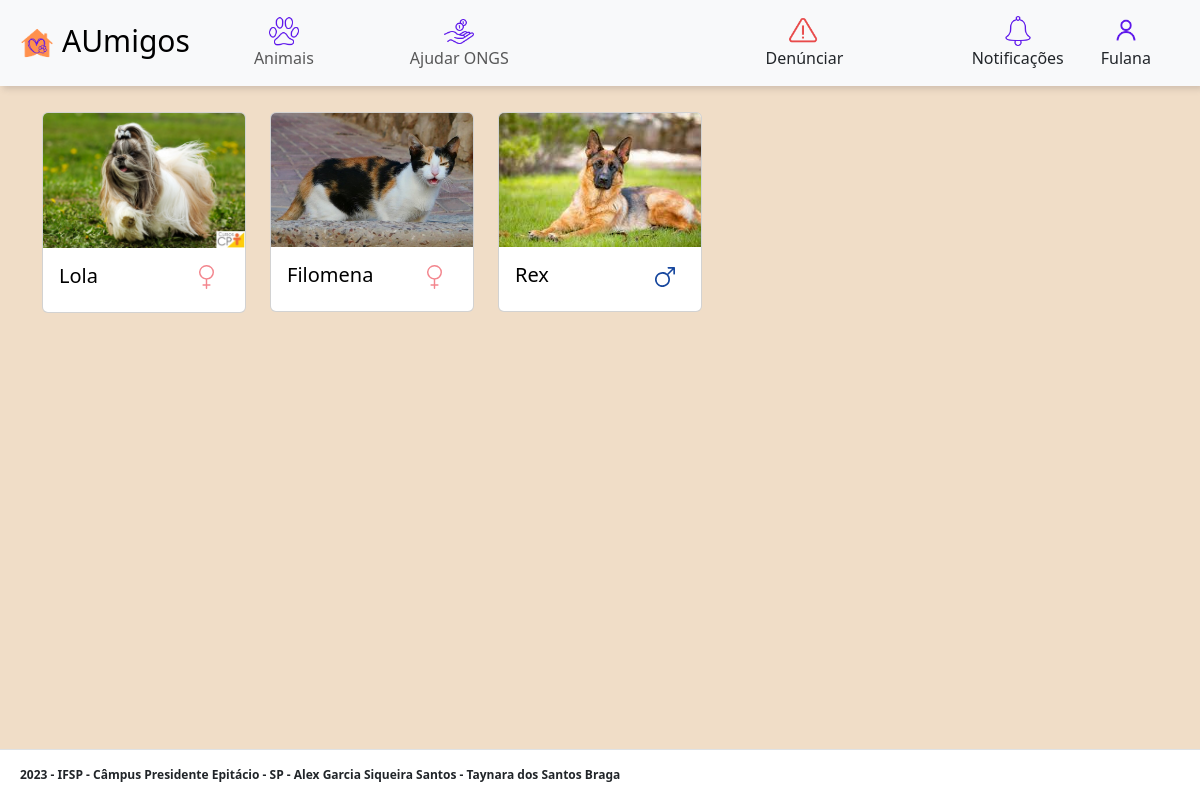
The app's page /u_animais.php (signed in) with its own data.
### tables this page shows
CREATE TABLE Usuario (
	usuario_codigo INT NOT NULL AUTO_INCREMENT,
	usuario_cpf VARCHAR(14) NOT NULL UNIQUE,
    usuario_foto VARCHAR(255),
	nome VARCHAR(45) NOT NULL,
	sobrenome VARCHAR(45) NOT NULL,
	data_nasc DATE NOT NULL,
	email VARCHAR(45) NOT NULL,
	senha VARCHAR(45) NOT NULL,
	cidade VARCHAR(45) NOT NULL,
	estado VARCHAR(45) NOT NULL,
	PRIMARY KEY (usuario_codigo)
);

CREATE TABLE Animal (
	animal_codigo INT NOT NULL AUTO_INCREMENT,
    ong_codigo INT NOT NULL,
    animal_foto VARCHAR(255),
    nome VARCHAR(45) NOT NULL,
	idade INT,
    medida_idade VARCHAR(45),
	raca VARCHAR(45) NOT NULL,
	porte VARCHAR(45) NOT NULL,
	especie VARCHAR(45) NOT NULL,
	descricao VARCHAR(80) NOT NULL,
	sexo VARCHAR(10) NOT NULL,
    animal_disponi INT,
	PRIMARY KEY (animal_codigo),
	FOREIGN KEY (ong_codigo) REFERENCES Ong (ong_codigo)
);

### funcoes/_funcoesConfigBanco.php (called while the page is built, shortened)
<?php
function executarSelect($con, $sql){
    $res = mysqli_query($con, $sql);
    if($res && mysqli_num_rows($res) > 0){
        $dados = mysqli_fetch_all($res, MYSQLI_ASSOC);
    } else {
        $dados = array();
    }
    return $dados;
}

### u_animais.php (the view, shortened to what this page needs)
<?php
include "layout/_cabecalho.php";
include "layout/_u_navbar.php";
$conexao = conectarBanco("aumigos");
$animais = executarSelect($conexao, "SELECT * FROM Animal");
?>
<br><br><br>
<main class="container">
  <div class="row row-cols-1 row-cols-md-5 g-4 mt-3">
    <?php
    for ($i = 0; $i < count($animais); $i++) {
      if($animais[$i]["animal_disponi"] == 1){
      $animal_codigo = $animais[$i]["animal_codigo"];
      $nome = $animais[$i]["nome"];
      $sexo = $animais[$i]["sexo"];
      $animal_foto = 'imagens/icons8-pegada-de-gato-100.png';
      if (isset($animais[$i]["animal_foto"])) {
        $animal_foto = $animais[$i]["animal_foto"];
      }
    ?>
      <div class='col'>
        <div class='card'>
        <a class='link_animal' href='u_dados_animal.php?animal_codigo=<?= $animal_codigo ?>'>
            <img src='upload/<?= $animal_foto ?>' class='card-img-top' alt='...'>
            <div class='card-body'>
              <div class='infos'>
                <h5 class='card-title'><?= $nome ?></h5>
                <div class='sexo'>
                  <?php
                  if ($sexo == "macho") {
                  ?>
                    <img src='imagens/homem.svg'>
                  <?php
                  } elseif ($sexo == "femea") {
                  ?>
                    <img src='imagens/mulher.svg'>
                  <?php
                  }
                  ?>
                </div>
              </div>
            </div>
        </div>
      </div>
    <?php
    }
  }
    ?>
  </div>
</main>
<?php
include "layout/_rodape.php";
?>

### layout/_u_navbar.php (shortened to what this page needs)
<?php
$usuario_codigo = $_SESSION["usuario_codigo"];
$conexao = conectarBanco("aumigos");
$sql = "SELECT * FROM Usuario WHERE usuario_codigo = $usuario_codigo";
$usuarios = executarSelect($conexao, $sql);
$nome = $usuarios[0]["nome"];
?>
<nav class="navbar navbar-expand-lg bg-body-tertiary navbar fixed-top nav-shadow">
  <div class="container-fluid">
    <a class="navbar-brand d-flex justify-content-center" href="u_index.php?usuario_codigo=<?= $usuario_codigo ?>" style="font-size: 30px;">
      <img src="imagens/classica.png" alt="Logo" width="50px" height="50px" class="d-inline-block align-text-top">
      AUmigos
    </a>
    <div class="collapse navbar-collapse" id="navbarSupportedContent">
      <ul class="navbar-nav me-auto mb-2 mb-lg-0">
        <li class="nav-item">
          <a class="nav-link" href="u_animais.php?usuario_codigo=<?= $usuario_codigo ?>">
            <div class="d-flex flex-column align-items-center">
              <img src="imagens/icons8-pegada-de-gato-100.png" style="width: 30px;">
              Animais
            </div>
          </a>
        </li>
        <li class="nav-item">
          <a class="nav-link" href="u_doacoes.php?usuario_codigo=<?= $usuario_codigo ?>">
            <div class="d-flex flex-column align-items-center">
              <img src="imagens/icons8-receber-dinheiro-100.png" style="width: 30px;">
              Ajudar ONGS
            </div>
          </a>
        </li>
      </ul>
      <div class="ms-lg-auto me-lg-4">
        <a class="nav-link" href="u_denunciar.php?usuario_codigo=<?= $usuario_codigo ?>">
          <div class="d-flex flex-column align-items-center">
            <img src="imagens/icons8-erro-100.png" style="width: 30px;">
            Denúnciar
          </div>
        </a>
      </div>
      <div class="ms-lg-auto me-lg-4">
        <a class="nav-link" href="u_notificacoes.php?usuario_codigo=<?= $usuario_codigo ?>">
          <div class="d-flex flex-column align-items-center">
            <img src="imagens/icons8-lembrete-de-compromissos-100.png" style="width: 30px;">
            Notificações
          </div>
        </a>
      </div>
      <div class="me-lg-4 dropdown">
        <div class="btn d-flex flex-column align-items-center" data-bs-toggle="dropdown" aria-expanded="false">
          <img src="imagens/icons8-usuário-100.png" style="width: 30px;">
          <?= $nome ?>
        </div>
      </div>
    </div>
  </div>
</nav>

### records on screen
usuario: nome "Fulana"
animal: animal_foto (picture), nome "Lola", animal_disponi 1 (drawn)
animal: animal_foto (picture), nome "Filomena", animal_disponi 1 (drawn)
animal: animal_foto (picture), nome "Rex", animal_disponi 1 (drawn)
